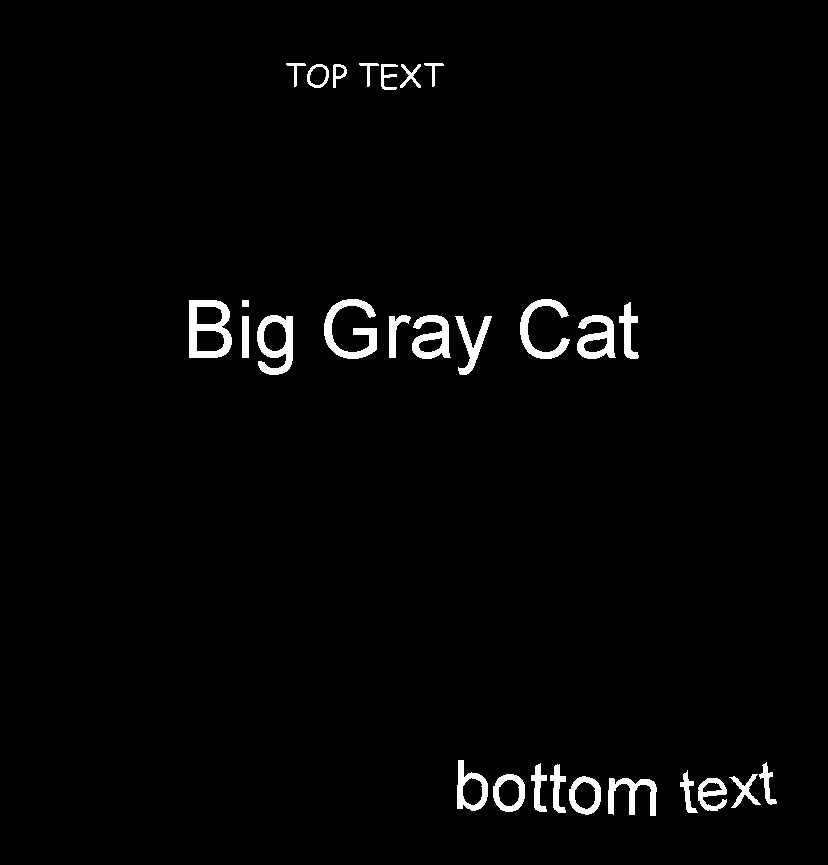
#> input picture Batch13/pythOCR/test.png, 828 x 865 px
$ python kolorowanki.py ../../Batch13/pythOCR/test.png
#> lines starting #> are read from the running program, lines starting #| are printed output that depends on the picture; after the words box and inside, x2 and y2 are one past the last pixel; in counts of white or black regions, pixels touching at a corner belong together
from PIL import Image, ImageColor
import sys
import os

from PIL.ImagePalette import ImagePalette

COLOR_NUMBER = 8

def getPixel(data):
    pass

def main():
    if len(sys.argv) < 2:
        print('You need to pass the image filename')

    source = Image.open(sys.argv[1])
#> source is the input picture: PIL image 828x865 RGBA; mean R, G, B, A 5.2, 5.2, 5.2, 255
    source = source.convert('RGBA')

    midpoint = source.convert('RGBA')

    midpoint = midpoint.quantize(colors=COLOR_NUMBER)
#> midpoint: PIL image 828x865 P; 2% white; 28 white regions, largest, box (x1, y1, x2, y2) and area: (189, 300, 232, 358) 1367, (324, 299, 377, 359) 1249, (257, 315, 293, 375) 1130
    midpoint.save('midpoint.png')

    destination = Image.new('RGB', (source.width, source.height), (0, 0, 0))
#> destination: PIL image 828x865 RGB; every value is 0

    for c in range(COLOR_NUMBER):
        for x in range(midpoint.width):
            for y in range(midpoint.height):
                if midpoint.getpixel((x, y)) == c:
                    allNearbySimilar = True

                    for i in range(-1, 2):
                        for j in range(-1, 2):
                            if i != 0 or j != 0:
                                if x+i >= 0 and x+i < midpoint.width and y+j >= 0 and y+j < midpoint.height:
                                    if midpoint.getpixel((x+i, y+j)) != c:
                                        allNearbySimilar = False
                    if allNearbySimilar:
                        destination.putpixel((x, y), (255, 255, 255))
                    else:
                        destination.putpixel((x, y), (0, 0, 0))
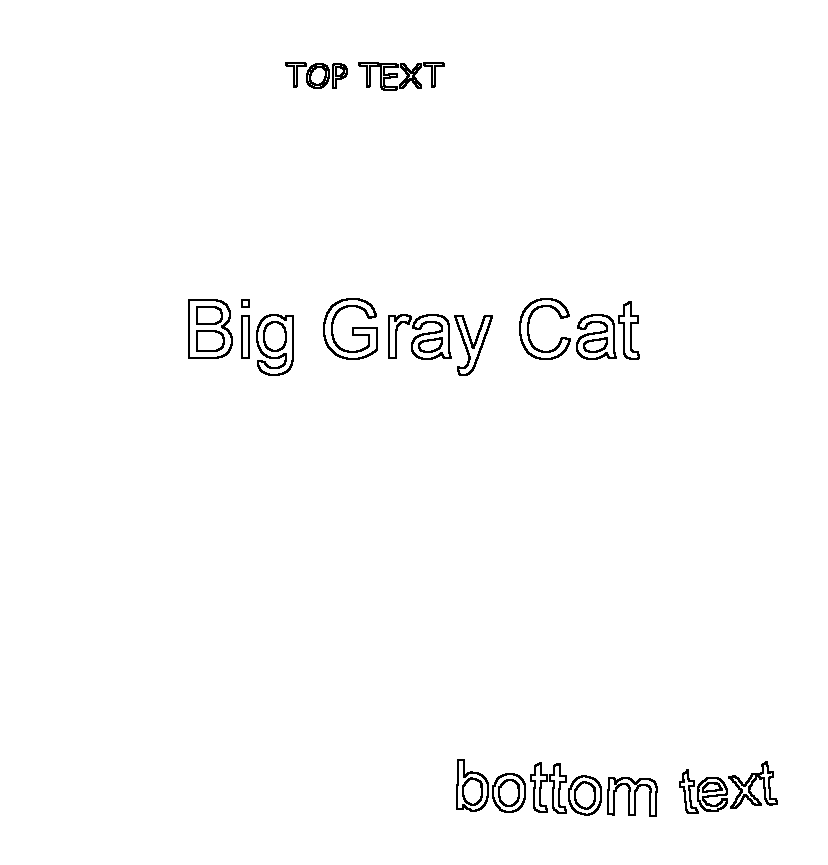
#> destination: PIL image 828x865 RGB; 98.4% white; black in thin lines or dots, all inside (x1, y1, x2, y2) = (188, 62, 778, 817)

    destination.save('output.png')


if __name__ == '__main__':
    main()
